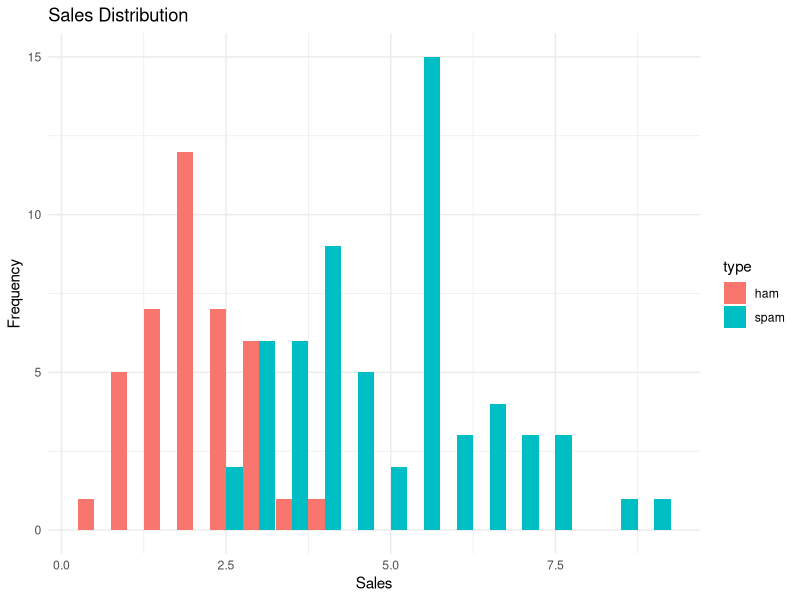
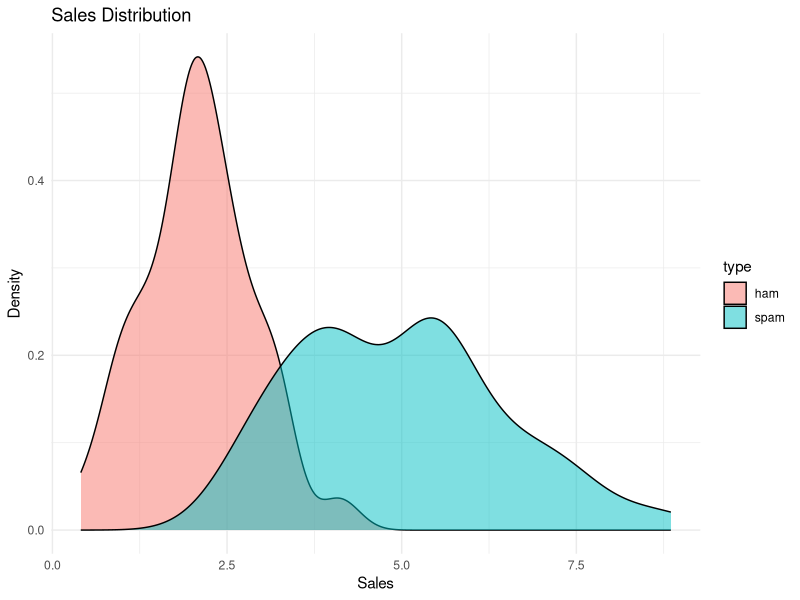
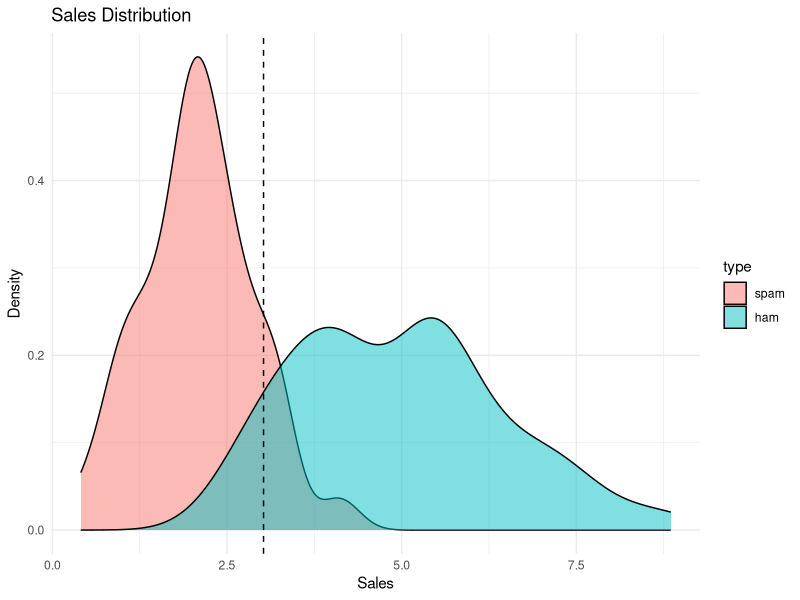
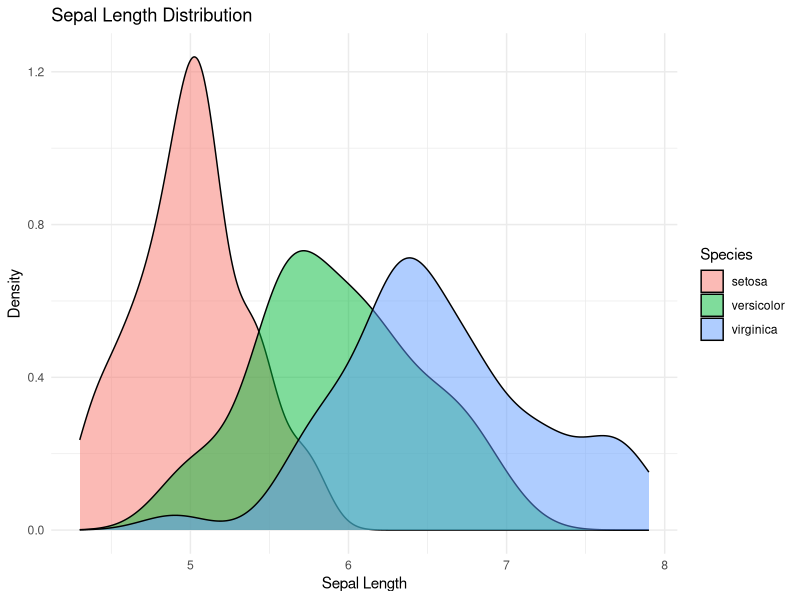
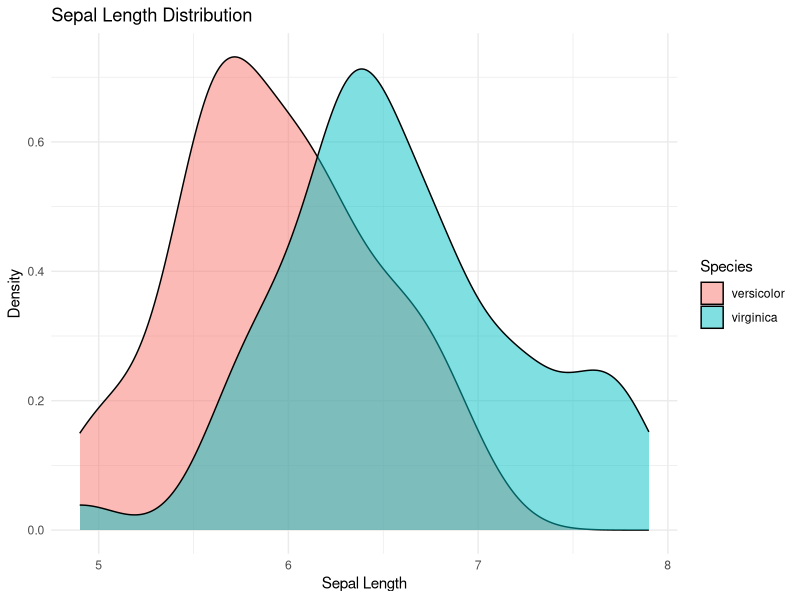
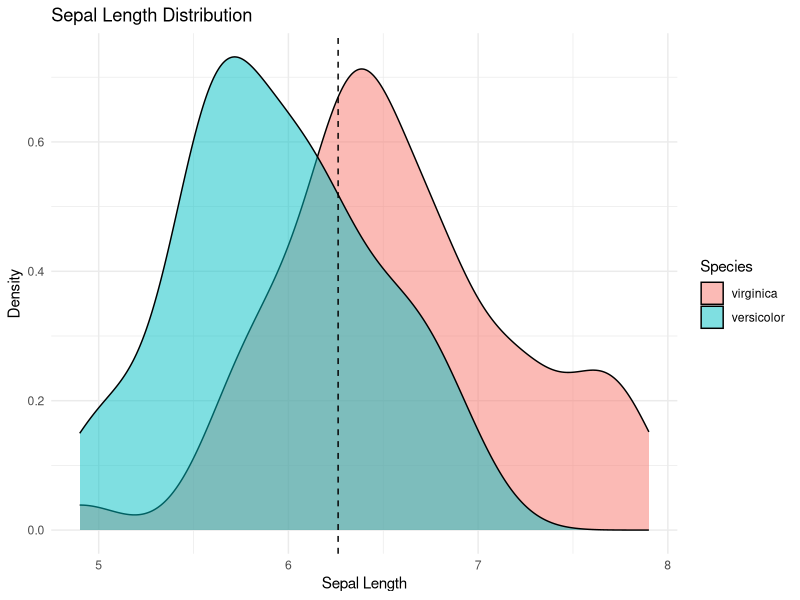
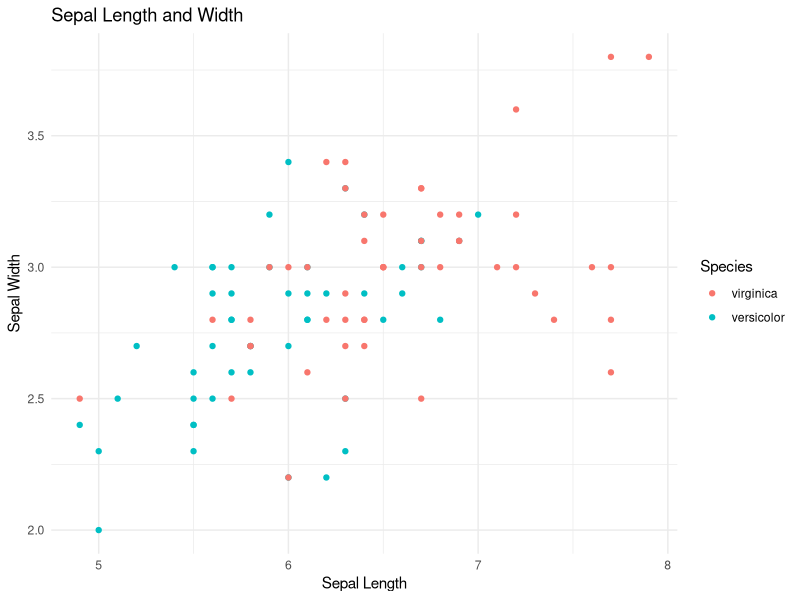
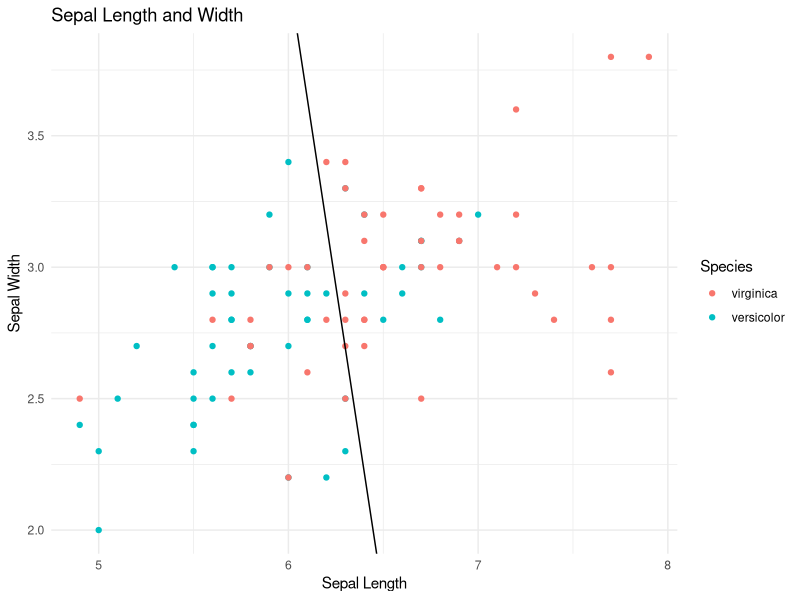

The R script that drew these images, in order:
# Load the MASS library
library(MASS)

# Load the tidyverse package
library(tidyverse)

# It is better to load tidyverse after MASS so that the Select() function
# from dplyr mask the Select() function from MASS
# In this case, the Select() function from dplyr is used

# Linear Discriminant Analysis with hypothetical data

# Create a normal distribution of 60 values with a mean of 5 and variance of 2
spam_sale <- rnorm(60, mean = 5, sd = sqrt(2))

# Create a normal distribution of 40 values with a mean of 2 and variance of 1
ham_sale <- rnorm(40, mean = 2, sd = sqrt(1))

# Create a data frame with the spam and ham sales
sales <- data.frame(sales = c(spam_sale, ham_sale), 
                    type = c(rep("spam", 60), rep("ham", 40)))
# the rep() function repeats the labels for the email type.
# 60 times for spam and 40 times for ham, based on the number of values in the 
# spam_sale and ham_sale vectors we defined above.

# Plot a histogram of sales
sales |> ggplot(aes(x = sales, fill = type)) +
  geom_histogram(binwidth = 0.5, position = "dodge") +
  labs(title = "Sales Distribution", x = "Sales", y = "Frequency") +
  theme_minimal()

# plot density
sales |> ggplot(aes(x = sales, fill = type)) +
  geom_density(alpha = 0.5) +
  labs(title = "Sales Distribution", x = "Sales", y = "Density") +
  theme_minimal()

# Create a factor of type
sales$type <- as.factor(sales$type)
levels(sales$type) <- c("spam", "ham")
# We use the as.factor() function to convert the type column to a factor.
# We then use the levels() function to change the levels of the factor to "spam" and "ham".
# This is done to ensure that the levels of the factor are in the correct order.
# So that when we create the LDA model and define the priori probabilities, the levels are in the correct order.

# Create lda model for spam and ham sales
lda_model <- lda(type ~ sales, data = sales, prior = c(0.6, 0.4))
# The prior argument is used to define the priori probabilities of the levels of the factor.
# 60% for spam and 40% for ham because if you look at the data frame, there are 60 spam and 40 ham emails.

# Calculate the discriminant threshold
threshold <- (mean(lda_model$means) - 
                (log(lda_model$prior[1]/lda_model$prior[2])) / (lda_model$scaling))

# lda_model$means: This is accessing the means of the groups in the LDA model. The $ operator is used to access elements of a list or data frame.
# mean(lda_model$means): This is calculating the mean of those group means.
# lda_model$prior: This is accessing the prior probabilities of the groups in the LDA model.
# log(lda_model$prior[1]/lda_model$prior[2]): This is calculating the logarithm of the ratio of the first and second prior probabilities.
# lda_model$scaling: This is accessing the scaling coefficients for the linear discriminants.

threshold

# Plot the density plot with threshold
sales |> ggplot(aes(x = sales, fill = type)) +
  geom_density(alpha = 0.5) +
  geom_vline(xintercept = threshold, linetype = "dashed") +
  labs(title = "Sales Distribution", x = "Sales", y = "Density") +
  theme_minimal()

# the geom_vline() function is used to add a vertical line to the plot.

# Real world example

# Iris dataset

# Load the iris dataset
data(iris)

# Plot the speal length of the iris dataset
iris |> ggplot(aes(x = Sepal.Length, fill = Species)) +
  geom_density(alpha = 0.5) +
  labs(title = "Sepal Length Distribution", x = "Sepal Length", y = "Density") +
  theme_minimal()

# Create a subset of versicolor and virginica
iris_virg_vers <- iris |> 
  filter(Species %in% c("versicolor", "virginica"))

# Plot the Speal Length for the subset
iris_virg_vers |> ggplot(aes(x = Sepal.Length, fill = Species)) +
  geom_density(alpha = 0.5) +
  labs(title = "Sepal Length Distribution", x = "Sepal Length", y = "Density") +
  theme_minimal()

# Check whether the Sepal Length is normally distributed for virginica
iris_virg_vers$Sepal.Length[iris_virg_vers$Species == "virginica"] |> 
  shapiro.test()
iris_virg_vers$Sepal.Length[iris_virg_vers$Species == "versicolor"] |> 
  shapiro.test()

# The Shapiro-Wilk test is used to test the normality of the Sepal Length for the virginica and versicolor species.
# The results show that the Sepal Length is normally distributed for both species.
# The p-value is greater than 0.05 for both species.
# This means that we can use the LDA model to classify the species based on the Sepal Length.

# Fix the levels of Species in subset
# Set the levels of Species to virginica and versicolor
iris_virg_vers$Species <- factor(iris_virg_vers$Species, levels = c("virginica", "versicolor"))


# Create a lda model for the subset
lda_model_iris <- lda(Species ~ Sepal.Length, 
                      data = iris_virg_vers)

# Caluclate the discriminant threshold
threshold_iris <- (mean(lda_model_iris$means) - 
                    (log(lda_model_iris$prior[1]/lda_model_iris$prior[2])) / (lda_model_iris$scaling))

# Plot the density plot with threshold
iris_virg_vers |> ggplot(aes(x = Sepal.Length, fill = Species)) +
  geom_density(alpha = 0.5) +
  geom_vline(xintercept = threshold_iris, linetype = "dashed") +
  labs(title = "Sepal Length Distribution", x = "Sepal Length", y = "Density") +
  theme_minimal()

# Add the Sepal Width variable

# Plot Sepal Length and Width for the subset
iris_virg_vers |> 
  ggplot(aes(x = Sepal.Length, y = Sepal.Width, color = Species)) +
  geom_point() +
  labs(title = "Sepal Length and Width", 
       x = "Sepal Length", 
       y = "Sepal Width") +
  theme_minimal()

# Create a lda model for the subset with Sepal Width
lda_model_iris_2 <- lda(Species ~ Sepal.Length + Sepal.Width, 
                        data = iris_virg_vers)

# Calculate the slope
slope <- -lda_model_iris_2$scaling[1] / lda_model_iris_2$scaling[2]

# Calculate the intercept
intercept <- -mean(lda_model_iris_2$means %*% lda_model_iris_2$scaling)
intercept <- -intercept / lda_model_iris_2$scaling[2]

# Plot the Sepal Length and Width with the discriminant line
iris_virg_vers |> 
  ggplot(aes(x = Sepal.Length, y = Sepal.Width, color = Species)) +
  geom_point() +
  geom_abline(intercept = intercept, slope = slope) +
  labs(title = "Sepal Length and Width", 
       x = "Sepal Length", 
       y = "Sepal Width") +
  theme_minimal()

# Create a lda model for the entire iris dataset
lda_model_iris_3 <- 
  lda(Species ~ Sepal.Length + Sepal.Width, data = iris)

# Plot scatter of Sepal Length and Width
iris |> 
  ggplot(aes(x = Sepal.Length, y = Sepal.Width, color = Species)) +
  geom_point() +
  labs(title = "Sepal Length and Width", 
       x = "Sepal Length", 
       y = "Sepal Width") +
  theme_minimal()

# We will create a grid of points to plot the decision boundary of the LDA model.
# This is easier than calculating the decision boundaries manually.

# Set the boundaries for the grid
max_Sepal.Length = max(iris$Sepal.Length) + 0.2
min_Sepal.Length = min(iris$Sepal.Length) - 0.2

max_Sepal.Width = max(iris$Sepal.Width) + 0.2
min_Sepal.Width = min(iris$Sepal.Width) - 0.2

# Create a grid
grid <- expand.grid(Sepal.Length = seq(min_Sepal.Length, max_Sepal.Length, length.out = 200), 
              Sepal.Width = seq(min_Sepal.Width, max_Sepal.Width, length.out = 200))

# Plot grid
plot(grid)

# Predict the species of the points in the grid
grid$Species <- predict(lda_model_iris_3, newdata = grid)$class

# Plot the grid with the species
ggplot(data = iris, aes(x = Sepal.Length, y = Sepal.Width, color = Species)) +
  geom_point() +
  geom_tile(data = grid, aes(x = Sepal.Length, y = Sepal.Width, fill = Species), alpha = 0.1) +
  labs(title = "Sepal Length and Width", 
       x = "Sepal Length", 
       y = "Sepal Width") +
  theme_minimal()

# Do a quadratic discriminant analysis
qda_model_iris <- qda(Species ~ Sepal.Length + Sepal.Width, data = iris)

# Predict the grid using qda
grid$Species <- predict(qda_model_iris, newdata = grid)$class

# plot the grid with the species
ggplot(data = iris, aes(x = Sepal.Length, y = Sepal.Width)) +
  geom_point(aes(color = Species)) +
  geom_tile(data = grid, aes(x = Sepal.Length, y = Sepal.Width, fill = Species), alpha = 0.5) +
  labs(title = "Sepal Length and Width", 
       x = "Sepal Length", 
       y = "Sepal Width") +
  theme_minimal()
